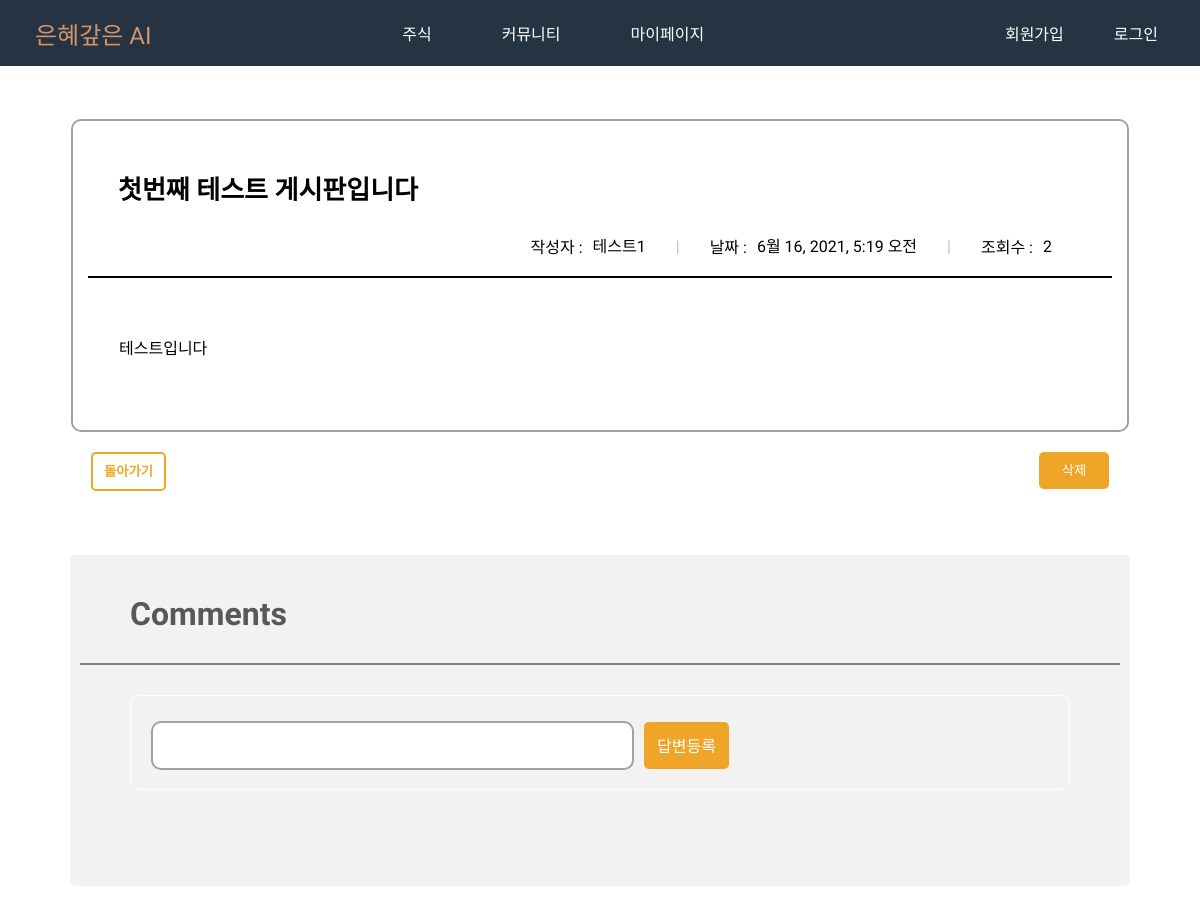
Before: /board/detail/1/ with the older database file.
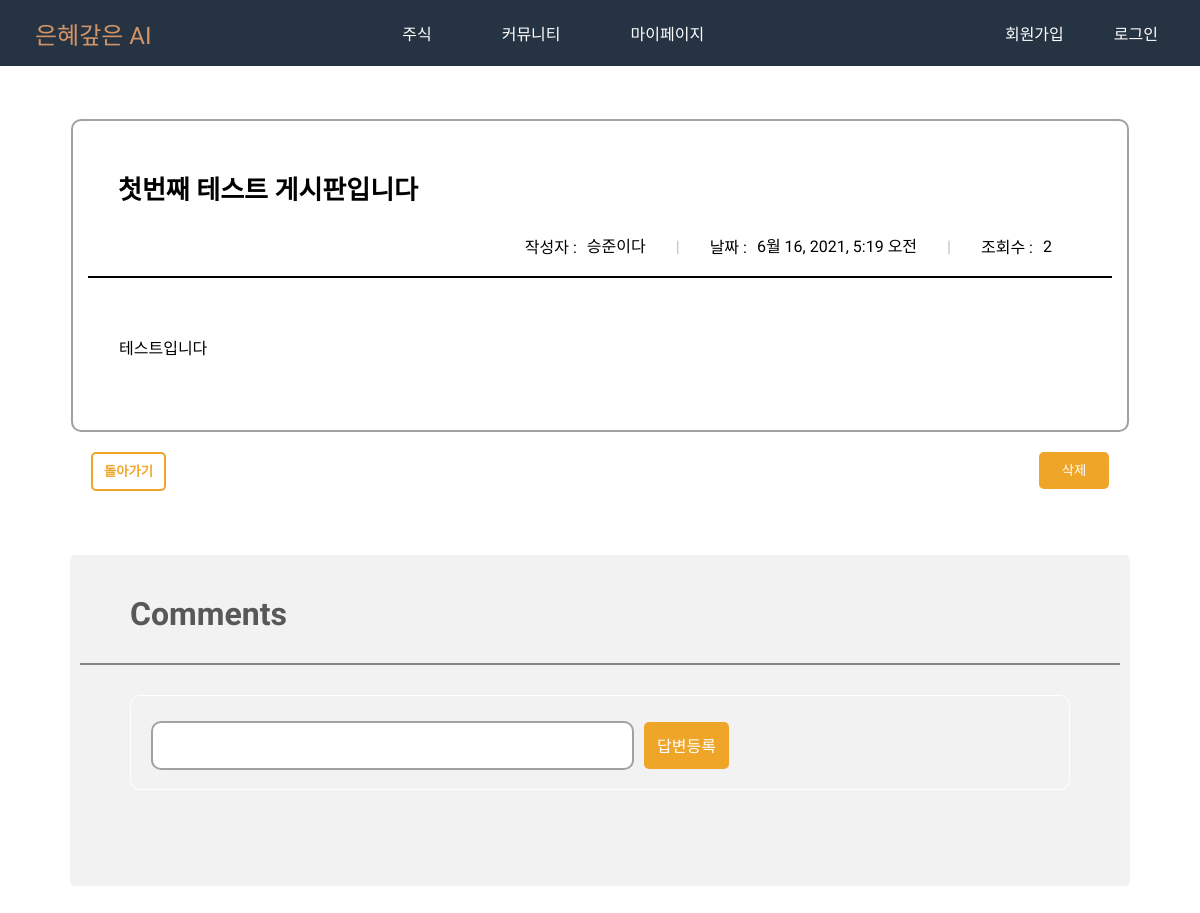
After: the same page with the newer database file.
### board/models.py (models this page shows, shortened)
class Board(models.Model):
    title = models.CharField(max_length=200, verbose_name="제목")
    contents = models.TextField(verbose_name="내용")
    writer = models.ForeignKey('users.User', on_delete=models.CASCADE, verbose_name="작성자")
    created_at = models.DateTimeField(auto_now_add=True, verbose_name="작성일")
    updated_at = models.DateTimeField(auto_now=True, verbose_name="최종수정일")
    hits = models.PositiveIntegerField(default=0, verbose_name="조회수")
    category = models.CharField(max_length=10, verbose_name="카테고리")
    locate = models.IntegerField(default=0, verbose_name="상단고정")
    class Meta:
        db_table = 'boards'
        verbose_name = '게시판'
        verbose_name_plural = '게시판'

### users/models.py (models this page shows)
class User(AbstractUser):
    birth = models.DateField(default="2000-01-01",verbose_name="생년월일")
    email = models.EmailField(unique=True, verbose_name="이메일")
    name = models.CharField(max_length=20, verbose_name="이름")
    sex = models.CharField(max_length=10, verbose_name="성별")
    n_name = models.CharField(max_length=20, unique=True, verbose_name="닉네임")

### board/views.py (the view)
# urls.py: path('detail/<int:pk>/', views.board_detail, name='detail'),
def board_detail(request, pk):
    try:
        board = Board.objects.get(pk=pk)
        board.hits += 1
        board.save()
    except Board.DoesNotExist:
        raise Http404('게시글을 찾을 수 없습니다')
    return render(request, 'board/board_detail.html', {'board': board})

### templates/board/board_detail.html (shortened to what this page needs)
<!DOCTYPE html>
{% load static %}
<html lang="en">
<head>
</head>
<body>
{% include "navi.html" %}
<div class="box-to">
    <div class="box-radius">
        <div class="page-foot">
            <h1 class="form-control" readonly>{{ board.title }}</h1>
            <div class="sec-box page-head">
                <ul class="list-info">
                    <li>
                        <span class="list-info-tit">작성자 :</span>
                        {% if not board.writer.n_name %}
                        <span class="list-info-txt" style="color:red; font-weight:bolder">관리자</span>
                        {% else %}
                        <span class="list-info-txt">{{ board.writer.n_name }}</span>
                        {% endif %}
                    </li>
                    <li>
                        <span class="list-info-txt" style="color: rgb(192, 190, 190);">|</span>
                    </li>
                    <li>
                        <span class="list-info-tit">날짜 :</span>
                        <span class="list-info-txt" >{{ board.updated_at }}</span>
                    </li>
                    <li>
                        <span class="list-info-txt" style="color: rgb(192, 190, 190);">|</span>
                    </li>
                    <li>
                        <span class="list-info-tit">조회수 :</span>
                        <span class="list-info-txt">{{board.hits}}</span>
                    </li>
                </ul>
            </div>
        </div>
        <div class="line" style="border-bottom: 2px solid #000;"></div>
        <div class="form-group">
            <td class="form-control" readonly>{{board.contents | safe }}</td>
        </div>
    </div>
    <div class="btn-group">
        {% if request.user == board.writer %}
        <div class="l-btn">
            <button class="btn-ch" style="margin-right: 15px;" onclick="location.href='/board/{{board.id}}/edit/'">수정</button>
            <button class="btn-ch" onclick="location.href='/board/{{board.id}}/delete'">삭제</button>
        </div>
        {% elif not request.user.n_name %}
        <div class="l-btn">
            <button class="btn-ch" onclick="location.href='/board/{{board.id}}/delete'">삭제</button>
        </div>
        {% endif %}
        <div class="b-btn">
            <button class="btn-bc" onclick="location.href='/board/list'">돌아가기</button>
        </div>
    </div>
</div>
<form class="re_form" action="{% url 'comment:answer_create' board.id %}" method="post">
    <h1 style="margin:30px 50px 30px 50px; color: #585858">Comments</h1>
    <div style=" border-bottom: 2px solid #848484;"></div>
    <div class="re">
        <input type="text" class="re_input" name="content" id="content"></input>
        <input class="re_btn" type="submit" value="답변등록">
    </div>
    <div>
        <ul style="color: #585858; padding:20px;">
        </ul>
    </div>
</form>
</body>
</html>

Changed rows visible on the page:
changed Board "첫번째 테스트 게시판입니다": writer.n_name "테스트1" → "승준이다"
